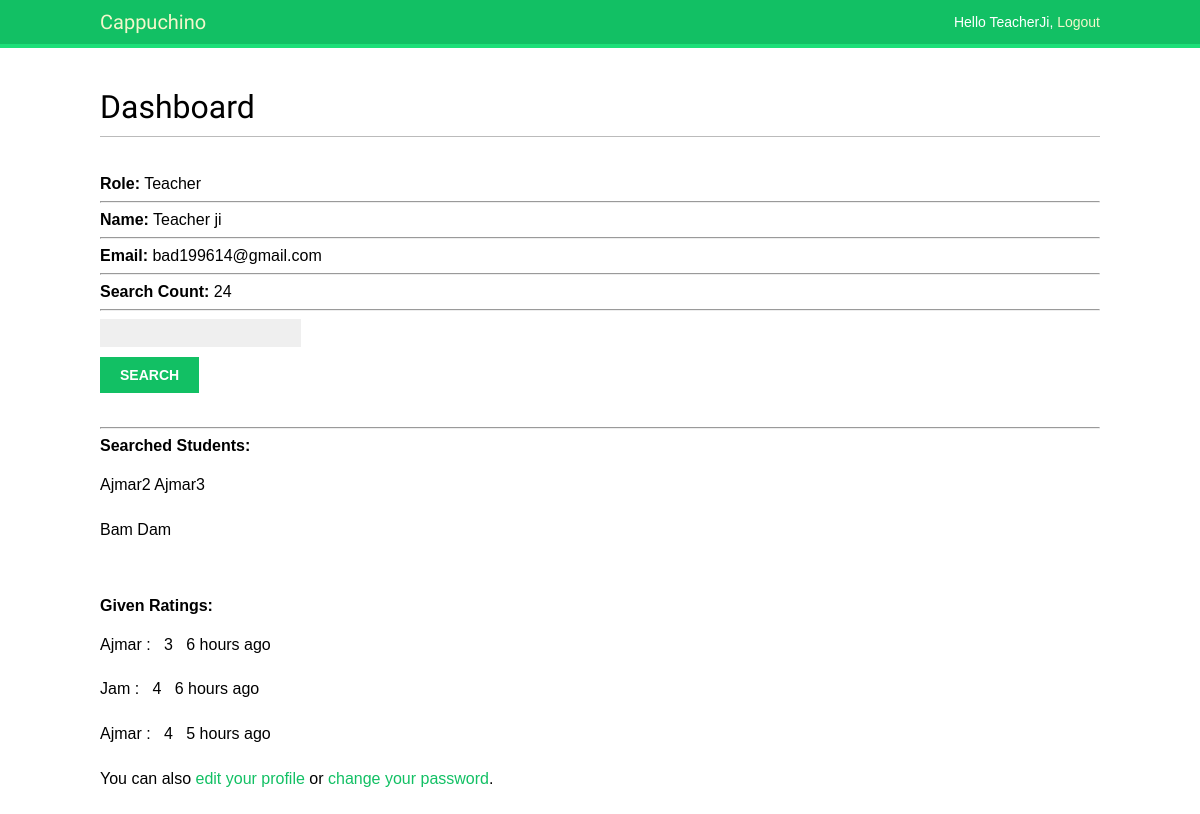
Page /teacher_dashboard/ (signed in) on the committed database.
### capchine/models.py (models this page shows, shortened)
class Search_Code(models.Model):
    u = models.ForeignKey(User, related_name="my_srch_code", on_delete=models.CASCADE)
    code = models.CharField(max_length = 200)
    rating = models.BooleanField(default=False)
    accessed_by = models.ManyToManyField(User, related_name="accessed_codes", blank=True)
    created = models.DateTimeField(default=timezone.now)
    def __str__(self):
        return self.u.get_full_name()

class Rating(models.Model):
    u = models.ForeignKey(User, related_name="my_rating", on_delete=models.CASCADE)
    teacher = models.ForeignKey(User, related_name="given_rating", on_delete=models.CASCADE)
    rating = models.IntegerField()
    active = models.BooleanField(default=True)
    created = models.DateTimeField(default=timezone.now)

### capchine/views.py (the view)
# urls.py: path('teacher_dashboard/',cv.teacher_dashboard, name="teacher_dashboard"),
@login_required
def teacher_dashboard(request):
    cd = None
    rating = False
    role = 'Teacher'
    tchr = Teacher.objects.filter(u__id=request.user.id)
    if tchr != []:
        print('Teacher:',tchr)
        if tchr[0].search_count == None:
            search_count = 0
        else:
            search_count = tchr[0].search_count
    accessed_profiles = request.user.accessed_codes.all()
    rating_profiles = request.user.given_rating.filter(active=True)
    return render(request,'account/dashboard.html',{'role':role,'search_count':search_count,'cd':cd,'rating':rating,
    'accessed_profiles':accessed_profiles, 'rating_profiles':rating_profiles})

### capchine/models.py (called while the page is built)
    def __str__(self):
        return self.u.get_full_name()

### capchine/templates/account/dashboard.html (shortened to what this page needs)
{% extends "base.html" %}
{% load humanize %}
{% block content %}
  <h1>Dashboard</h1>
  <br>
<b>Role:</b> {{role}}
<hr>
<b>Name:</b> {{request.user.get_full_name }}
<hr>
<b>Email:</b> {{request.user.email}}
{% ifequal role "Teacher" %}
<hr>
<b>Search Count: </b> {{search_count}}
<hr>
<form action="/search_student" method="GET">
  <input type="search" name="searching">
  <p><input type="submit" value="Search"></p>
</form>
{% endifequal %}
{% ifequal role "Teacher" %}
<hr>
<b>Searched Students:</b>
{% for a in accessed_profiles %}
    <p>{{a}}</p>
{% endfor %}
<br><br>
<b>Given Ratings:</b><br>
{% for g in rating_profiles %}
   <p> {{g.u}} : &nbsp; {{g.rating}} &nbsp; {{g.created|naturaltime}}</p>
{% endfor %}
{% endifequal %}
  <p>You can also <a href="{% url "edit" %}">edit your profile</a> or <a href="{% url "password_change" %}">change your password</a>.<p>
{% endblock %}

### capchine/templates/base.html (shortened to what this page needs)
{% load staticfiles %}
<!DOCTYPE html>
<html>
<head>
  <link href="{% static "css/base.css" %}" rel="stylesheet">
</head>
<body>
  <div id="header">
    <a href="/"><span class="logo">Cappuchino</span></a>
    <span class="user">
      {% if request.user.is_authenticated %}
        Hello {{ request.user.username }},
        <a href="{% url "logout" %}">Logout</a>
      {% else %}
        <a href="{% url "login" %}">Log-in</a>
      {% endif %}
    </span>
  </div>
  <div id="content">
    {% block content %}
    {% endblock %}
  </div>
</body>
</html>

### capchine/static/css/base.css (style rules this page uses)
body { margin:0; padding:0; font-family:helvetica, sans-serif; }
p { line-height: 1.8; }
a { color:#12c064; text-decoration:none; }
h1, h2, h3, h4, h5 , h6 { font-family: 'Muli', sans-serif; font-weight:normal; }
h1 { border-bottom:1px solid #bbb; padding:0 0 10px 0; margin:10px 0 20px 0; }
#header { padding:10px 100px; font-size:14px; background:#12c064; color:#fff; border-bottom:4px solid #1cdf78; overflow:auto; }
#header .logo { font-family: 'Muli', sans-serif; float:left; color:#f3f7cc; font-size:20px; margin-right:10%; }
#header a { color:#f3f7cc; }
#header .user { float:right; padding-top:4px; }
#content { padding:30px 100px; }
form { overflow:auto; }
form p { width:100%; overflow:auto; }
input, textarea { clear:both; float:left; margin:0 0 10px; background:#efefef; border:0; padding:6px 10px; font-size:14px; }
input[type=submit], a.button { font-weight:bold; background:#12c064; color:#fff; padding:10px 20px; font-size:14px; text-transform:uppercase; }

### rows in the picture
Search_Code: u.last_name "Ajmar2 Ajmar3"
Search_Code: u.last_name "Bam Dam"
Rating: u "Ajmar", rating "3", created "6 hours ago"
Rating: u "Jam", rating "4", created "6 hours ago"
Rating: u "Ajmar", rating "4", created "5 hours ago"

### other values in the picture
{{ request.user.username }} "TeacherJi"
{{ role }} "Teacher"
{{ request.user.get_full_name }} "Teacher ji"
{{ request.user.email }} "bad199614@gmail.com"
{{ search_count }} "24"
